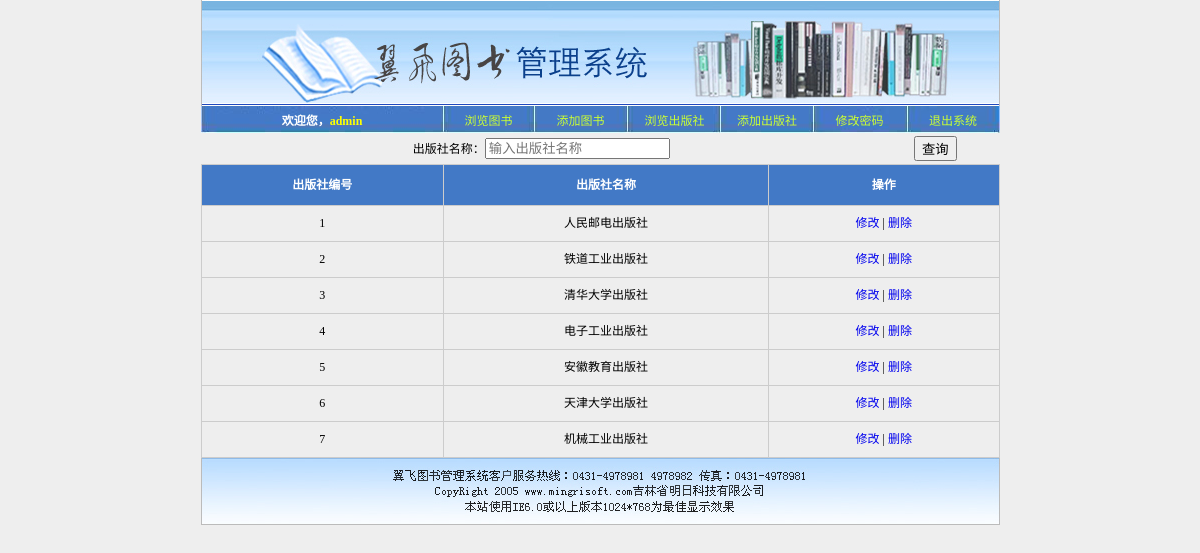
The app's page /browsePublisher.php (signed in) with its own data.
### tables this page shows
CREATE TABLE IF NOT EXISTS `publisher` (
  `publisherId` int(11) NOT NULL,
  `publisherName` varchar(20) NOT NULL
);

### browsePublisher.php (the view, shortened to what this page needs)
<?php
$servername = "localhost";
$username = "root";
$password = "root";
$dbname = "mybook";
$conn = new mysqli($servername, $username, $password, $dbname);
$search_publisherName = isset($_GET['publisherName']) ? $_GET['publisherName'] : '';
$sql = "SELECT * FROM publisher WHERE 1=1";
$result = $conn->query($sql);
?>
<!DOCTYPE html>
<html lang="zh-CN">
<head>
    <link href="mystyle.css" rel="stylesheet" type="text/css">
</head>
<body>
    <?php include("top.php"); ?>
    <form name="search_form" method="GET" action="">
        <table width="790px" align="center">
            <tr>
                <td>出版社名称：<input type="text" name="publisherName" placeholder="输入出版社名称" value="<?php echo htmlspecialchars($search_publisherName); ?>" /></td>
                <td><input type="submit" value="查询" name="search" /></td>
            </tr>
        </table>
    </form>
    <table class="list" width="100%" align="center" cellpadding="5" cellspacing="0" border="1">
        <thead>
            <tr>
                <th>出版社编号</th>
                <th>出版社名称</th>
                <th>操作</th>
            </tr>
        </thead>
        <tbody>
            <?php
            if ($result->num_rows > 0) {
                while ($row = $result->fetch_assoc()) {
                    echo "<tr>
                        <td>{$row['publisherId']}</td>
                        <td>{$row['publisherName']}</td>
                        <td>
                            <a href='updatePublisher.php?id={$row['publisherId']}'>修改</a> |
                            <a href='deletePublisher.php?id={$row['publisherId']}' onclick='return confirm(\"您确定要删除吗？\");'>删除</a>
                        </td>
                    </tr>";
                }
            } else {
                echo "<tr><td colspan='3'>没有找到记录</td></tr>";
            }
            ?>
        </tbody>
    </table>
</body>
</html>

### mystyle.css (style rules this page uses)
body,td,th { font-size: 12px; text-align: center; }
body { margin-left: 0px; margin-top: 0px; margin-right: 0px; margin-bottom: 0px; background-color: #eee; }
a:link { text-decoration: none; }
table.list { border:1px solid #ccc; border-collapse: collapse; width:799px; margin:0px auto; }
table.list th { border:1px solid #ccc; background-color: #4279C6; height: 30px; line-height: 30px; color:#FFF; }
table.list td { border:1px solid #ccc; height: 25px; line-height: 25px; }

### records on screen
publisher: publisherId "1", publisherName "人民邮电出版社"
publisher: publisherId "2", publisherName "铁道工业出版社"
publisher: publisherId "3", publisherName "清华大学出版社"
publisher: publisherId "4", publisherName "电子工业出版社"
publisher: publisherId "5", publisherName "安徽教育出版社"
publisher: publisherId "6", publisherName "天津大学出版社"
publisher: publisherId "7", publisherName "机械工业出版社"

### other values on screen
$username "admin"
